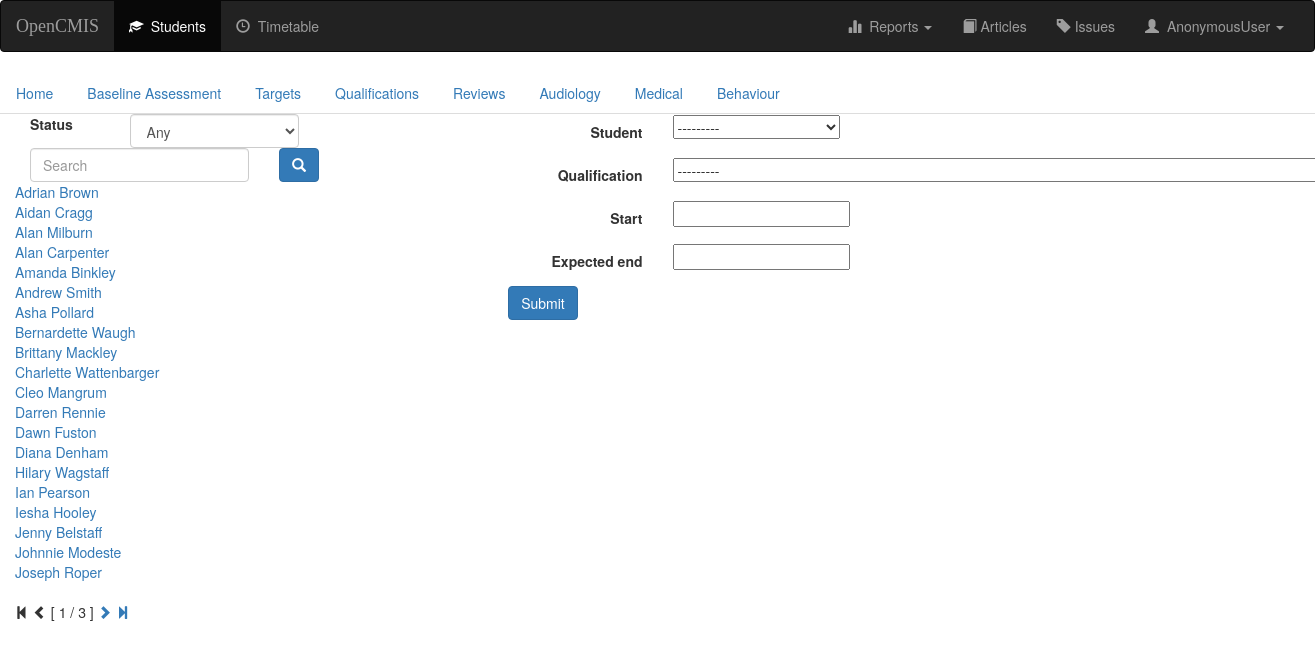
The page /opencmis/student/15/qualification/add/ on the database its author committed.
### opencmis/models.py (models this page shows, shortened)
class Student(models.Model):
    status = models.ForeignKey('Status', blank=False)
    title = models.ForeignKey('Title', blank=True)
    first_name = models.CharField(max_length=50, blank=False)
    last_name = models.CharField(max_length=30, blank=False)
    gender_choices = (('M', 'Male'), ('F', 'Female'))
    gender = models.CharField(max_length=1, choices=gender_choices, default='M')
    ethnicity = models.ForeignKey('Ethnicity', blank=True, null=True, on_delete=models.SET_NULL)
    date_of_birth = models.DateField(blank=False)
    ULN = models.CharField(max_length=10, blank=True)
    house = models.CharField(max_length=50, blank=True)
    road = models.CharField(max_length=50, blank=True)
    area = models.CharField(max_length=50, blank=True)
    town = models.CharField(max_length=50, blank=True)
    post_code = models.CharField(max_length=12, blank=True)
    photo = models.FileField(blank=True)
    def __str__(self):
        return '%s %s' % (self.first_name, self.last_name)

### opencmis/views.py (the view, shortened to what this page needs)
class StudentQualificationAdd(CreateView):
    model = StudentQualification
    fields = ['student', 'qualification', 'start', 'expected_end']
    def get_context_data(self, **kwargs):
        context = super(StudentQualificationAdd, self).get_context_data(**kwargs)
        context['index'] = index_context(self.request)
        context['tab'] = 'qualification'
        context['student'] = get_object_or_404(Student, pk=self.kwargs['student_id'])
        return context

### opencmis/models.py (called while the page is built)
    def __str__(self):
        return '%s: %s' % (self.LAR, self.title)

    def __str__(self):
        return self.status

### opencmis/templates/opencmis/studentqualification_form.html (shortened to what this page needs)
{% extends 'opencmis/student-base.html' %}
{% block body %}
    <form class="form-horizontal" action="" method="post" enctype="multipart/form-data">
        {% include 'opencmis/form-template.html' %}
        <div class="form-group">
            <div class="col-sm-offset-2 col-sm-10">
                <button type="submit" class="btn btn-primary">Submit</button>
            </div>
        </div>
    </form>
{% endblock %}

### opencmis/templates/opencmis/student-base.html (shortened to what this page needs)
{% extends 'opencmis/base.html' %}
{% block submenu %}
{% if student != 'Nobody' %}
<ul class="nav nav-tabs">
    <li class="{% block home-active %}{% endblock %}"><a href="{% url 'opencmis:student-detail' student.id %}">Home</a></li>
    <li class="{% block baseline-active %}{% endblock %}"><a href="{% url 'opencmis:baseline' student.id %}">Baseline Assessment</a></li>
    <li class="{% block target-active %}{% endblock %}"><a href="#">Targets</a></li>
    <li class="{% block qualification-active %}{% endblock %}"><a href="{% url 'opencmis:student-qualification' student.id %}">Qualifications</a></li>
    <li class="{% block review-active %}{% endblock %}"><a href="#">Reviews</a></li>
    <li class="{% block audiology-active %}{% endblock %}"><a href="#">Audiology</a></li>
    <li class="{% block medical-active %}{% endblock %}"><a href="#">Medical</a></li>
    <li class="{% block behaviour-active %}{% endblock %}"><a href="{% url 'opencmis:behaviour-index' student.id %}">Behaviour</a></li>
</ul>
{% endif %}
{% endblock %}
{% block index %}
    <form id="searchform" action="" method="get" accept-charset="utf-8">
        <fieldset>
            <div class="form-group">
                <label class="col-xs-4 col-form-label" for="filter">Status</label>
                <div class="col-xs-8">
                    <select class="form-control" id = "filter" name="filter">
                        <option value="any">Any</option>
                    </select>
                </div>
                <div class="col-xs-10">
                    <input class="form-control" id="searchbox" name="q" type="text" placeholder="Search">
                </div>
                <div class="col-xs-2">
                    <button class="btn btn-primary" type="submit">
                        <span class="glyphicon glyphicon-search" aria-hidden="true"></span>
                    </button>
                </div>
            </div>
        </fieldset>
    </form>
    {% for i in index.index %}
    <a href="{% url 'opencmis:student-detail' i.id %}">{{i}}</a><br>
    {% empty %}
    <li>No people returned.</li>
    {% endfor %}
    {% if index.index.paginator.num_pages != 1 %}
    <div class="pagination">
        <span class="step-links">
            {% if index.index.has_previous %}
                <a href="?page=1">
                    <span class="glyphicon glyphicon-step-backward" aria-hidden="true"></span>
                </a>
                <a href="?page={{ index.index.previous_page_number }}">
                    <span class="glyphicon glyphicon-chevron-left" aria-hidden="true"></span>
                </a>
            {% else %}
                <span class="glyphicon glyphicon-step-backward" aria-hidden="true"></span>
                <span class="glyphicon glyphicon-chevron-left" aria-hidden="true"></span>
            {% endif %}
            <span class="current">
                [ {{ index.index.number }} / {{ index.index.paginator.num_pages }} ]
            </span>
            {% if index.index.has_next %}
                <a href="?page={{ index.index.next_page_number }}">
                    <span class="glyphicon glyphicon-chevron-right" aria-hidden="true"></span>
                </a>
                <a href="?page={{ index.index.paginator.num_pages }}">
                    <span class="glyphicon glyphicon-step-forward" aria-hidden="true"></span>
                </a>
            {% else %}
                <span class="glyphicon glyphicon-chevron-right" aria-hidden="true"></span>
                <span class="glyphicon glyphicon-step-forward" aria-hidden="true"></span>
            {% endif %}
        </span>
    </div>
    {% endif %}
{% endblock %}

### rows shown on the page
Student: first_name+last_name "Adrian Brown"
Student: first_name+last_name "Aidan Cragg"
Student: first_name+last_name "Alan Milburn"
Student: first_name+last_name "Alan Carpenter"
Student: first_name+last_name "Amanda Binkley"
Student: first_name+last_name "Andrew Smith"
Student: first_name+last_name "Asha Pollard"
Student: first_name+last_name "Bernardette Waugh"
Student: first_name+last_name "Brittany Mackley"
Student: first_name+last_name "Charlette Wattenbarger"
Student: first_name+last_name "Cleo Mangrum"
Student: first_name+last_name "Darren Rennie"
Student: first_name+last_name "Dawn Fuston"
Student: first_name+last_name "Diana Denham"
Student: first_name+last_name "Hilary Wagstaff"
Student: first_name+last_name "Ian Pearson"
Student: first_name+last_name "Iesha Hooley"
Student: first_name+last_name "Jenny Belstaff"
Student: first_name+last_name "Johnnie Modeste"
Student: first_name+last_name "Joseph Roper"

### other values the page prints
{{ user }} "AnonymousUser"
{{ index.index.number }} "1"
{{ index.index.paginator.num_pages }} "3"
{{ field.label }} "Student" "Qualification" "Start" "Expected end"
